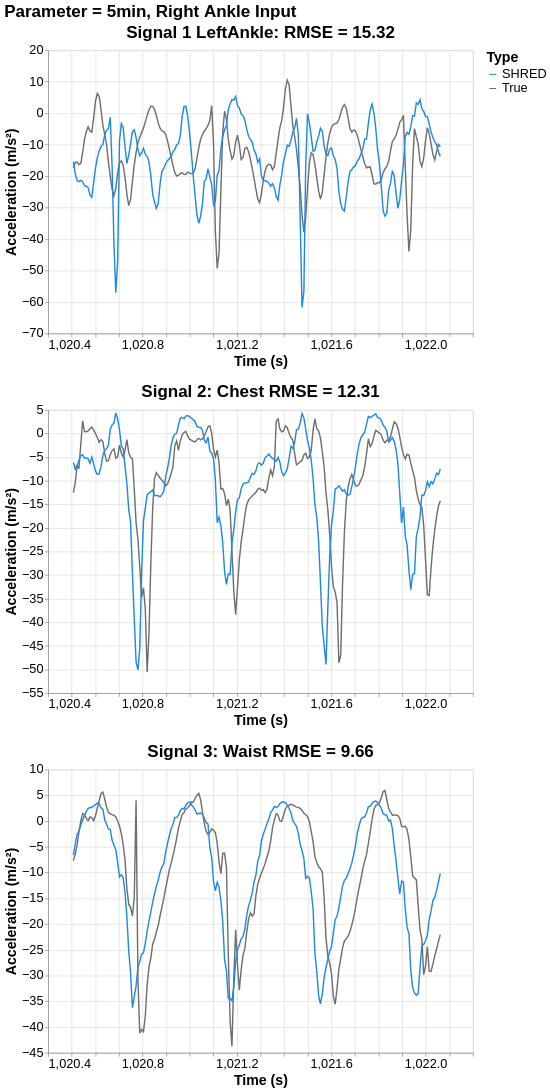

Here is the notebook cell this chart was saved with:
### Code cell
# format: ft.extractSignal(output_location, output_signal, output_axis, df_SHRED_tidy)
    # output_location: 'Chest', 'Waist', 'RightAnkle', 'LeftAnkle'
    # output_signal: 'Acceleration', 'Angular Velocity', 'Magnetic Field'
    # output_axis: 'x', 'y', z'

Signal1 = ft.extractSignal('LeftAnkle', 'Acceleration', 'x', df_SHRED_tidy)
Signal2 = ft.extractSignal('Chest', 'Acceleration', 'x', df_SHRED_tidy)
Signal3 = ft.extractSignal('Waist', 'Acceleration', 'x', df_SHRED_tidy)
#Signal4 = ft.extractSignal('LeftAnkle', 'Angular Velocity', 'x', df_SHRED_tidy)

my_scheme = ['#1e88e5', "#6E6E6E"] # '#014337', '#1e88e5', '#DB1048'

# Compute error: ft.rmse_error, ft.mae_error, OR ft.mbe_error
Signal1_error = ft.rmse_error(Signal1[Signal1['Type'] == 'True']['Value'], Signal1[Signal1['Type'] == 'SHRED']['Value'])
Signal2_error = ft.rmse_error(Signal2[Signal2['Type'] == 'True']['Value'], Signal2[Signal2['Type'] == 'SHRED']['Value'])
Signal3_error = ft.rmse_error(Signal3[Signal3['Type'] == 'True']['Value'], Signal3[Signal3['Type'] == 'SHRED']['Value'])

# plot left ankle acceleration
line1 = alt.Chart(Signal1).mark_line().encode(
    x=alt.X('Time:Q', title='Time (s)'),
    y=alt.Y('Value:Q', title='Acceleration (m/s\u00b2)'),
    color=alt.Color('Type:N', scale=alt.Scale(range=my_scheme))
).properties(
    width=600,
    height=400,
    title=f'Signal 1 LeftAnkle: RMSE = {Signal1_error:.2f}'  # Can change this title to be specific to the output signal
)
# plot chest acceleration
line2 = alt.Chart(Signal2).mark_line().encode(
    x=alt.X('Time:Q', title='Time (s)'),
    y=alt.Y('Value:Q', title='Acceleration (m/s\u00b2)'),
    color=alt.Color('Type:N', scale=alt.Scale(range=my_scheme))
).properties(
    width=600,
    height=400,
    title=f'Signal 2: Chest RMSE = {Signal2_error:.2f}'  # Can change this title to be specific to the output signal
)

# plot Waist acceleration
line3 = alt.Chart(Signal3).mark_line().encode(
    x=alt.X('Time:Q', title='Time (s)'),
    y=alt.Y('Value:Q', title='Acceleration (m/s\u00b2)'),
    color=alt.Color('Type:N', scale=alt.Scale(range=my_scheme))
).properties(
    width=600,
    height=400,
    title=f'Signal 3: Waist RMSE = {Signal3_error:.2f}'  # Can change this title to be specific to the output signal
)

final_chart = alt.vconcat(line1, line2, line3).properties(
    title=f'Parameter = {save_tag}, Right Ankle Input' # Can change this title to match the input sensor
    # increase font size
).configure_axis(
    labelFontSize=18,
    titleFontSize=20
).configure_title(
    fontSize=24
).configure_legend(
    labelFontSize=18,
    titleFontSize=20
)

final_chart

### Figure 1 — Vega-Lite specification as saved in the notebook (floating-point values rounded to 4 significant figures; data arrays with more than 128 entries replaced by an {"elided": "..."} marker saying what was removed)
{"config": {"view": {"continuousWidth": 300, "continuousHeight": 300}, "axis": {"labelFontSize": 18, "titleFontSize": 20}, "legend": {"labelFontSize": 18, "titleFontSize": 20}, "title": {"fontSize": 24}}, "vconcat": [{"data": {"name": "data-482d4cdbabdf1455490fc21b2b220202"}, "mark": {"type": "line"}, "encoding": {"color": {"field": "Type", "scale": {"range": ["#1e88e5", "#6E6E6E"]}, "type": "nominal"}, "x": {"field": "Time", "title": "Time (s)", "type": "quantitative"}, "y": {"field": "Value", "title": "Acceleration (m/s²)", "type": "quantitative"}}, "height": 400, "title": "Signal 1 LeftAnkle: RMSE = 15.32", "width": 600}, {"data": {"name": "data-0fa15119ff99f7fdbf14a5e448ad5e95"}, "mark": {"type": "line"}, "encoding": {"color": {"field": "Type", "scale": {"range": ["#1e88e5", "#6E6E6E"]}, "type": "nominal"}, "x": {"field": "Time", "title": "Time (s)", "type": "quantitative"}, "y": {"field": "Value", "title": "Acceleration (m/s²)", "type": "quantitative"}}, "height": 400, "title": "Signal 2: Chest RMSE = 12.31", "width": 600}, {"data": {"name": "data-c68249321af263e65e56734cba58e6f8"}, "mark": {"type": "line"}, "encoding": {"color": {"field": "Type", "scale": {"range": ["#1e88e5", "#6E6E6E"]}, "type": "nominal"}, "x": {"field": "Time", "title": "Time (s)", "type": "quantitative"}, "y": {"field": "Value", "title": "Acceleration (m/s²)", "type": "quantitative"}}, "height": 400, "title": "Signal 3: Waist RMSE = 9.66", "width": 600}], "title": "Parameter = 5min, Right Ankle Input", "$schema": "https://vega.github.io/schema/vega-lite/v5.20.1.json", "datasets": {"data-482d4cdbabdf1455490fc21b2b220202": {"elided": "400 records"}, "data-0fa15119ff99f7fdbf14a5e448ad5e95": {"elided": "400 records"}, "data-c68249321af263e65e56734cba58e6f8": {"elided": "400 records"}}}
